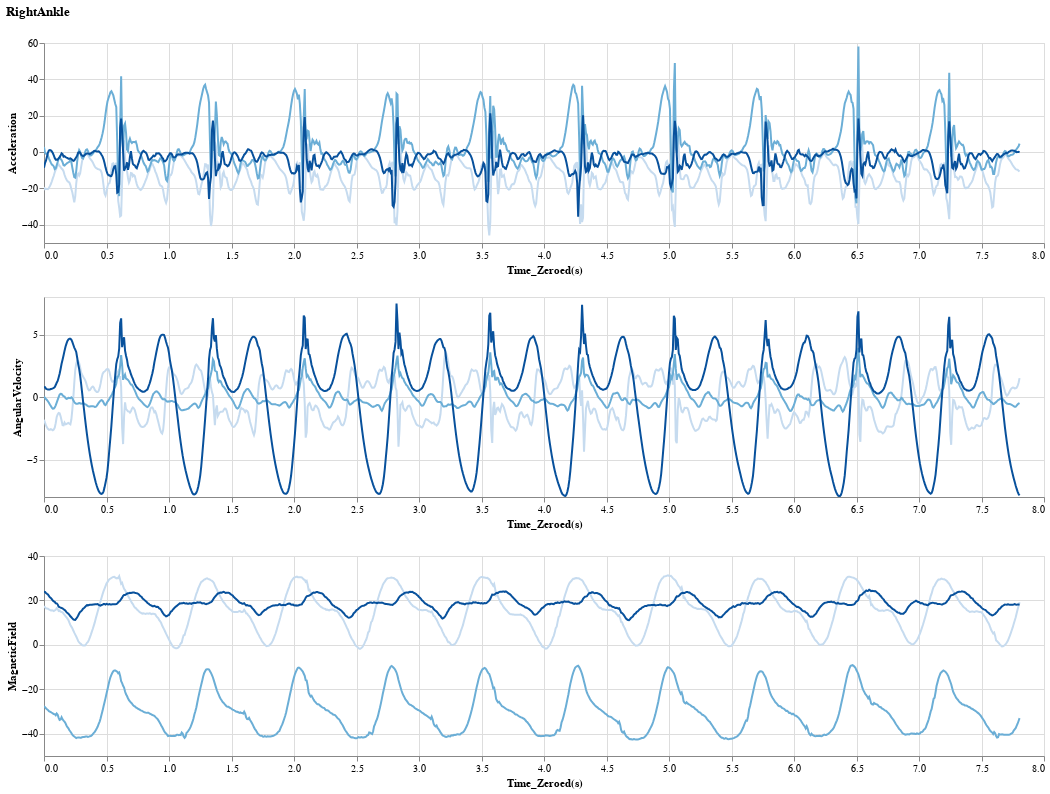

Notebook source saved alongside this figure:
### Code cell
# Define signal types and axes.
sensor = ['Acceleration', 'AngularVelocity', 'MagneticField']
dir = ['x','y','z']
plotStack = [0,0,0] # Preallocate plot for each signal

# Generate plots for each sensor type
for iSensor in range(len(sensor)): # loop through the signal types
    # create plots for x,y,z directions
    x_signal = alt.Chart(df_2_data_reduced).mark_line().encode(
        x = 'Time_Zeroed(s)',
        y = alt.Y(location + '_' + sensor[iSensor] + '_x', title = sensor[iSensor]),
        color = alt.value('#c6dbef')
    ).properties(
        width = 1000,
        height = 200
    )
    y_signal = alt.Chart(df_2_data_reduced).mark_line().encode(
        x = 'Time_Zeroed(s)',
        y = alt.Y(location + '_' + sensor[iSensor] + '_y', title = sensor[iSensor]),
        color = alt.value("#6baed6")
    )
    z_signal = alt.Chart(df_2_data_reduced).mark_line().encode(
        x = 'Time_Zeroed(s)',
        y = alt.Y(location + '_' + sensor[iSensor] + '_z', title = sensor[iSensor]),
        color = alt.value("#08519c")
    ).interactive()
    # Combine x,y,z plots
    plotStack[iSensor] = x_signal + y_signal + z_signal

alt.vconcat(plotStack[0], plotStack[1], plotStack[2]).properties(title = [location,""])

### Figure 1 — Vega-Lite specification as saved in the notebook (floating-point values rounded to 4 significant figures; data arrays with more than 128 entries replaced by an {"elided": "..."} marker saying what was removed)
{"config": {"view": {"continuousWidth": 300, "continuousHeight": 300}}, "vconcat": [{"layer": [{"mark": {"type": "line"}, "encoding": {"color": {"value": "#c6dbef"}, "x": {"field": "Time_Zeroed(s)", "type": "quantitative"}, "y": {"field": "RightAnkle_Acceleration_x", "title": "Acceleration", "type": "quantitative"}}}, {"mark": {"type": "line"}, "encoding": {"color": {"value": "#6baed6"}, "x": {"field": "Time_Zeroed(s)", "type": "quantitative"}, "y": {"field": "RightAnkle_Acceleration_y", "title": "Acceleration", "type": "quantitative"}}}, {"mark": {"type": "line"}, "encoding": {"color": {"value": "#08519c"}, "x": {"field": "Time_Zeroed(s)", "type": "quantitative"}, "y": {"field": "RightAnkle_Acceleration_z", "title": "Acceleration", "type": "quantitative"}}, "name": "view_19"}], "height": 200, "width": 1000}, {"layer": [{"mark": {"type": "line"}, "encoding": {"color": {"value": "#c6dbef"}, "x": {"field": "Time_Zeroed(s)", "type": "quantitative"}, "y": {"field": "RightAnkle_AngularVelocity_x", "title": "AngularVelocity", "type": "quantitative"}}}, {"mark": {"type": "line"}, "encoding": {"color": {"value": "#6baed6"}, "x": {"field": "Time_Zeroed(s)", "type": "quantitative"}, "y": {"field": "RightAnkle_AngularVelocity_y", "title": "AngularVelocity", "type": "quantitative"}}}, {"mark": {"type": "line"}, "encoding": {"color": {"value": "#08519c"}, "x": {"field": "Time_Zeroed(s)", "type": "quantitative"}, "y": {"field": "RightAnkle_AngularVelocity_z", "title": "AngularVelocity", "type": "quantitative"}}, "name": "view_20"}], "height": 200, "width": 1000}, {"layer": [{"mark": {"type": "line"}, "encoding": {"color": {"value": "#c6dbef"}, "x": {"field": "Time_Zeroed(s)", "type": "quantitative"}, "y": {"field": "RightAnkle_MagneticField_x", "title": "MagneticField", "type": "quantitative"}}}, {"mark": {"type": "line"}, "encoding": {"color": {"value": "#6baed6"}, "x": {"field": "Time_Zeroed(s)", "type": "quantitative"}, "y": {"field": "RightAnkle_MagneticField_y", "title": "MagneticField", "type": "quantitative"}}}, {"mark": {"type": "line"}, "encoding": {"color": {"value": "#08519c"}, "x": {"field": "Time_Zeroed(s)", "type": "quantitative"}, "y": {"field": "RightAnkle_MagneticField_z", "title": "MagneticField", "type": "quantitative"}}, "name": "view_21"}], "height": 200, "width": 1000}], "data": {"name": "data-485db7bf337bb5b23b1c8817654d8b32"}, "params": [{"name": "param_19", "select": {"type": "interval", "encodings": ["x", "y"]}, "bind": "scales", "views": ["view_19"]}, {"name": "param_20", "select": {"type": "interval", "encodings": ["x", "y"]}, "bind": "scales", "views": ["view_20"]}, {"name": "param_21", "select": {"type": "interval", "encodings": ["x", "y"]}, "bind": "scales", "views": ["view_21"]}], "title": ["RightAnkle", ""], "$schema": "https://vega.github.io/schema/vega-lite/v5.20.1.json", "datasets": {"data-485db7bf337bb5b23b1c8817654d8b32": {"elided": "1000 records"}}}
